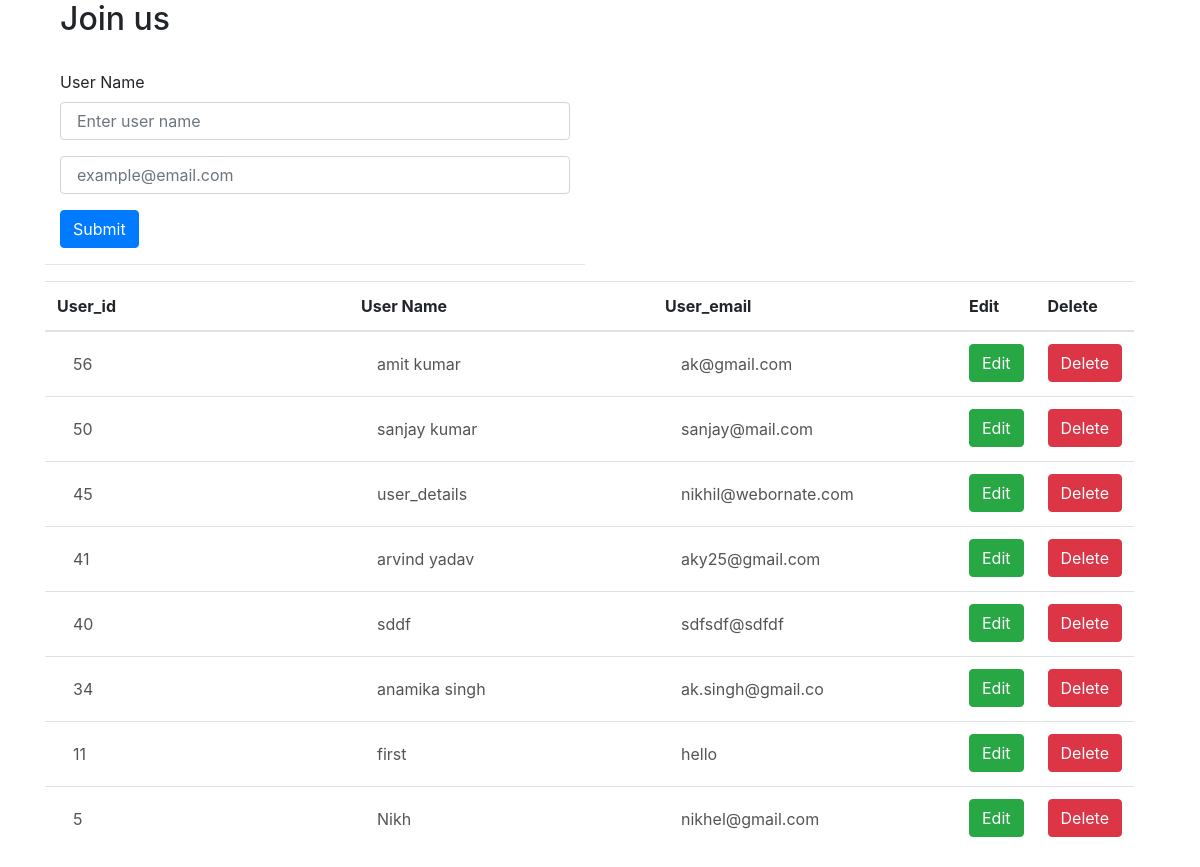
The page / on the database its author committed.
### tables this page shows
CREATE TABLE IF NOT EXISTS `reg_user` (
  `user_id` int(8) NOT NULL,
  `user_name` varchar(32) DEFAULT NULL,
  `user_email` varchar(32) DEFAULT NULL,
  PRIMARY KEY (`user_id`)
);

### index.php (the view, shortened to what this page needs)
<!DOCTYPE html>
<html lang="en" dir="ltr">
  <head>
    <link rel="stylesheet" href="https://stackpath.bootstrapcdn.com/bootstrap/4.1.1/css/bootstrap.min.css">
  </head>
  <body>
    <div class="container">
      <div class="row">
        <div class="col-sm-6">
          <form class="col-sm-12 center-block" id="form" method="post">
            <div class="form-group">
                <label for="exampleInputEmail1"><h2>Join us</h2></label>
            </div>
            <div class="form-group">
              <label for="exampleInputEmail1">User Name <small><span id="error"></span></small> </label>
              <input type="text" class="form-control" id="name" name="name" placeholder="Enter user name">
            </div>
            <div class="form-group">
              <input type="email" class="form-control" id="email" name="email" placeholder="example@email.com">
            </div>
            <div class="form-group">
              <button type="submit" class="btn btn-primary">Submit</button>
            </div>
          </form>
          <hr>
          <table  class="table">
            <thead>
              <tr>
                <th scope="col">User_id</th>
                <th scope="col">User Name</th>
                <th scope="col">User_email</th>
                <th scope="col">Edit</th>
                <th scope="col">Delete</th>
              </tr>
            </thead>
            <tbody id="result" >
              <?php
                  require_once("inc/dbConnect.php");
                  $query = ("SELECT * FROM `reg_user` ORDER BY `user_id` DESC");
                  $result = mysqli_query($conn, $query);
                  if(mysqli_num_rows($result) > 0):
                    while($row = mysqli_fetch_assoc($result)):
               ?>
               <tr id="row_<?php echo $row['user_id']; ?>">
                 <th scope='row'>
                   <input type="text" id="id_<?php  echo $row['user_id']; ?>" name="id" style="border:none; background-color:#fff;" disabled="true" value="<?php echo $row['user_id']; ?>">
                 </th>
                 <td>
                   <input  id="user_<?php  echo $row['user_id']; ?>" style="border:none; background-color:#fff;" disabled="true" type="text" name="name" value="<?php echo $row['user_name']; ?>">
                 </td>
                 <td>
                   <input  id="user_email_<?php  echo $row['user_id']; ?>" style="border:none; background-color:#fff;" disabled="true" type="text" name="email" value="<?php echo $row['user_email']; ?>">
                 </td>
                 <td>
                   <button id="edit_<?php  echo $row['user_id']; ?>" onclick="getId(this)" type="button" class="btn btn-success" data-toggle="modal" data-target="#exampleModalCenter"  value="<?php echo $row['user_id']; ?>">Edit
                   </button>
                  </td>
                 <td>
                   <a href="delete.php?id=<?php echo $row['user_id']; ?>">
                     <button type="button" class="btn btn-danger">Delete</button>
                   </a>
                 </td>
               </tr>
               <?php
                    endwhile;
                  endif;
              ?>
            </tbody>
          </table>
        </div>
      </div>
    </div>
  </body>
</html>

### index.php (style rules this page uses)
input[type=text], input[type=email] { padding: 8px 16px; }

### rows shown on the page
reg_user: id "56", name "amit kumar", email "ak@gmail.com"
reg_user: id "50", name "sanjay kumar", email "sanjay@mail.com"
reg_user: id "45", name "user_details", email "nikhil@webornate.com"
reg_user: id "41", name "arvind yadav", email "aky25@gmail.com"
reg_user: id "40", name "sddf", email "sdfsdf@sdfdf"
reg_user: id "34", name "anamika singh", email "ak.singh@gmail.co"
reg_user: id "11", name "first", email "hello"
reg_user: id "5", name "Nikh", email "nikhel@gmail.com"
